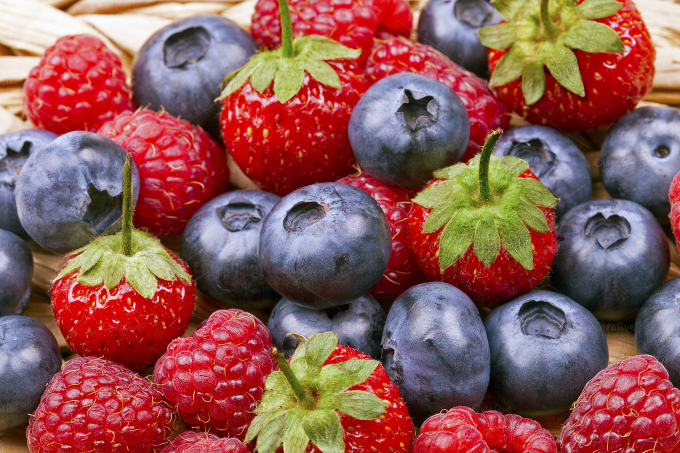
#> input picture Python_Workspace/raspberry.jpeg, 1360 x 906 px (shown at 1/2 size)
$ python Image_test.py
#> lines starting #> are read from the running program, lines starting #| are printed output that depends on the picture
import numpy as np
from PIL import Image
import matplotlib.pyplot as plt

# function definition
def filter(img, kernel):
    imR = np.asarray(im.getchannel("R"))
    imG = np.asarray(im.getchannel("G"))
    imB = np.asarray(im.getchannel("B"))


# Read image
im = Image.open('raspberry.jpeg').resize((256, 256))
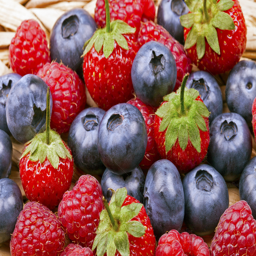
#> im: PIL image 256x256 RGB; mean R, G, B 142.7, 90, 86.3
plt.figure()
plt.imshow(im)

# Dealing RGB layers
imR = im.getchannel("R")
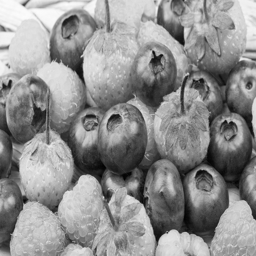
#> imR: PIL image 256x256 L; min 2, max 252, mean 142.7
imG = im.getchannel("G")
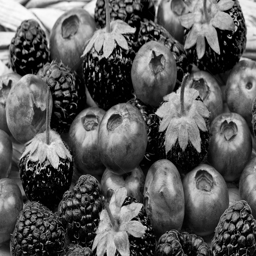
#> imG: PIL image 256x256 L; min 0, max 252, mean 90
imB = im.getchannel("B")
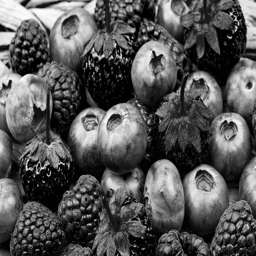
#> imB: PIL image 256x256 L; min 0, max 254, mean 86.3

plt.figure()
plt.set_cmap('gray')
plt.xticks([]), plt.yticks([])

plt.subplot(1,3,1), plt.imshow(imR)
plt.title('Red layer')

plt.subplot(1,3,2), plt.imshow(imG)
plt.title('Green layer')

plt.subplot(1,3,3), plt.imshow(imB)
plt.title('Blue layer')

# Combine layers back to RGB
imRGB = Image.merge('RGB', [imR, imG, imB])
plt.figure()
plt.imshow(imRGB)

# Dealing with grayscale
imgray = im.convert("L")
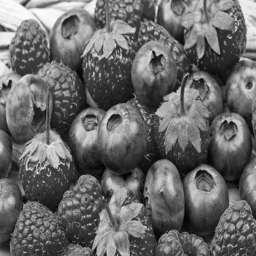
#> imgray: PIL image 256x256 L; min 2, max 252, mean 105.3

plt.figure()
plt.imshow(imgray)

# Show all plots
plt.show()

$ run again, with Python_Workspace/vege.jpeg copied over Python_Workspace/raspberry.jpeg
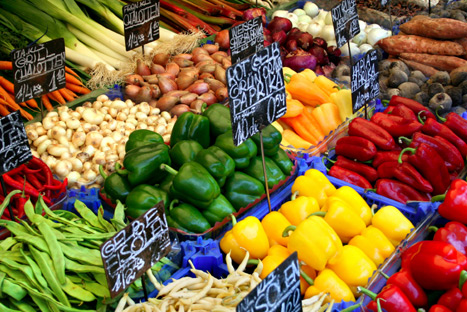
#> input picture Python_Workspace/vege.jpeg, 467 x 312 px
#> `imB = im.getchannel("B")`:
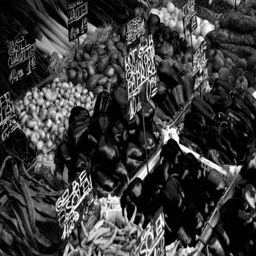
#> imB: PIL image 256x256 L; min 0, max 255, mean 59.1
#> `imgray = im.convert("L")`:
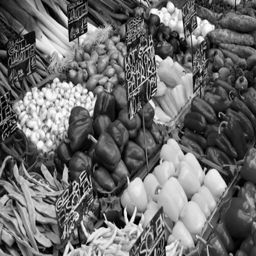
#> imgray: PIL image 256x256 L; min 0, max 255, mean 107.3

$ run again, with Python_Workspace/color_pencil.jpg copied over Python_Workspace/raspberry.jpeg
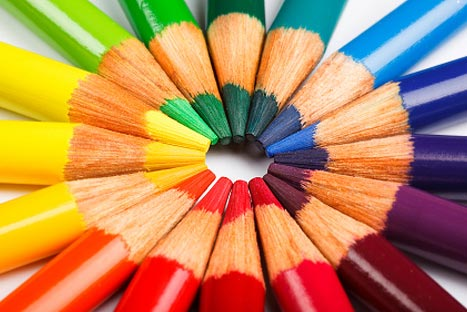
#> input picture Python_Workspace/color_pencil.jpg, 467 x 312 px
#> `imB = im.getchannel("B")`:
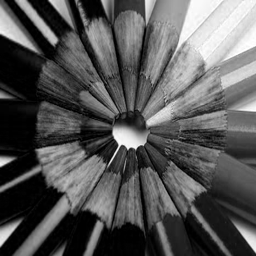
#> imB: PIL image 256x256 L; min 0, max 255, mean 86.8
#> `imgray = im.convert("L")`:
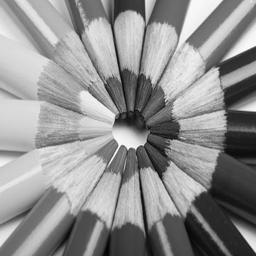
#> imgray: PIL image 256x256 L; min 3, max 254, mean 144.6

$ run again, with Python_Workspace/image.jpg copied over Python_Workspace/raspberry.jpeg
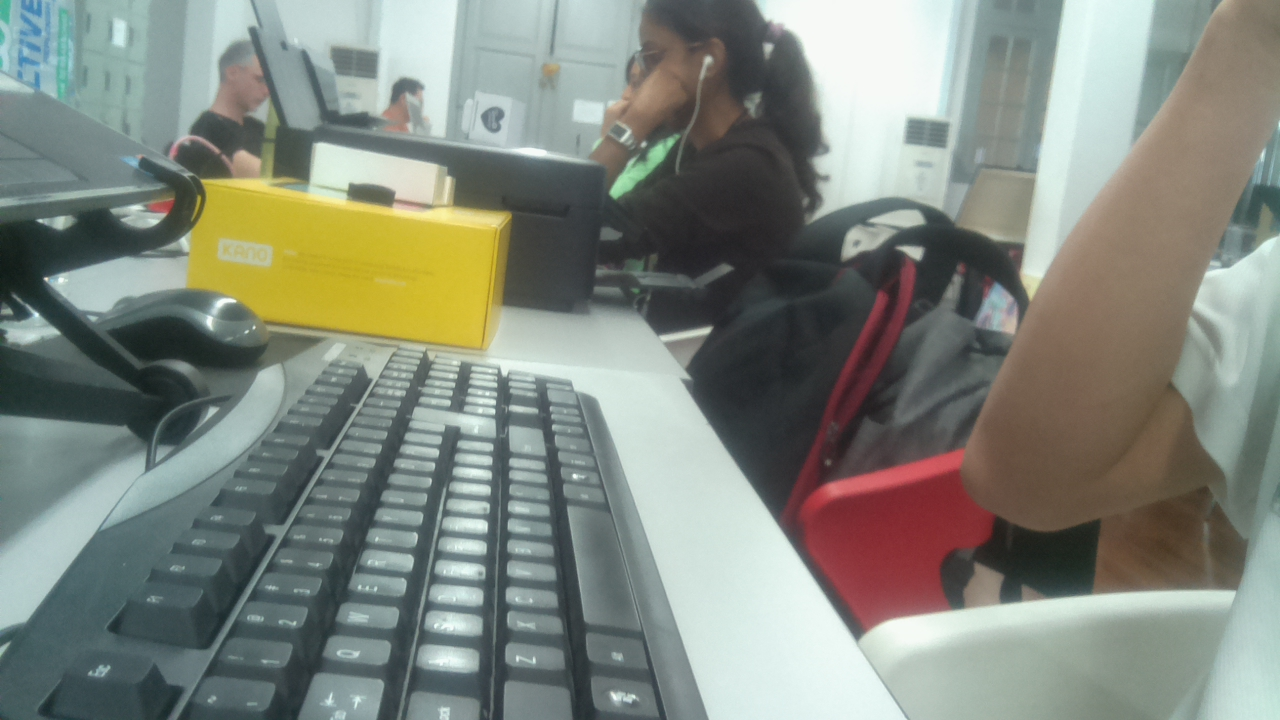
#> input picture Python_Workspace/image.jpg, 1280 x 720 px
#> `im = Image.open('raspberry.jpeg').resize((256, 256))`:
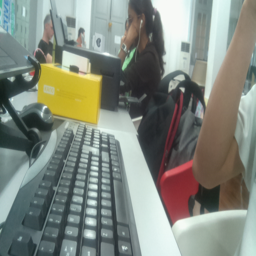
#> im: PIL image 256x256 RGB; mean R, G, B 129.7, 135.7, 126.1
#> `imgray = im.convert("L")`:
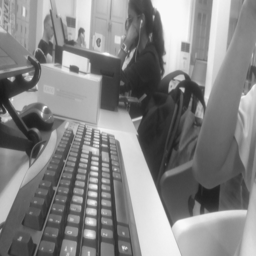
#> imgray: PIL image 256x256 L; min 25, max 252, mean 132.8
